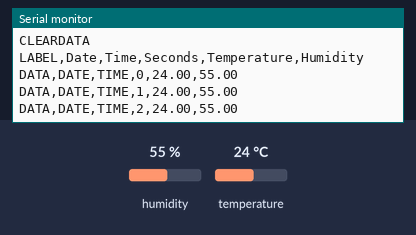
Simulated run of this sketch. Board: Arduino Uno, built with avr-gcc and run on an emulated ATmega328P. Shown: the last lines printed to the serial monitor. Wiring (inferred from the names in the program): HTU21/Si7021 sensor at I2C address 0x40. Inputs (shaded band) come from the test bench; at power-on: humidity 55 %, temperature 24 °C.

Above: at 1.4 s.
1.5 s: humidity set to 22 %
At 2.4 s:
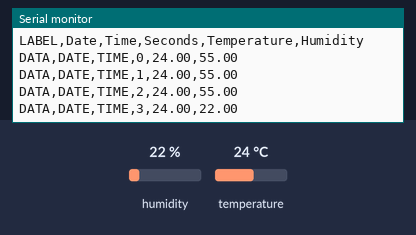
3.0 s: temperature set to 12 °C
At 3.7 s:
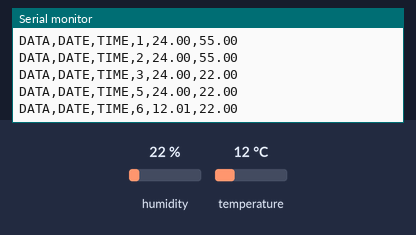
4.5 s: humidity set to 40 %
At 4.5 s:
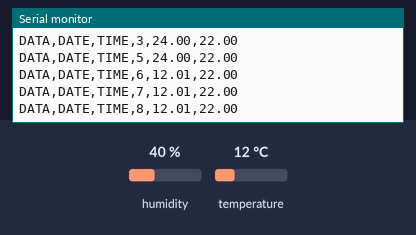
Timing chart, 0 to 7.5 s (numbered marks = the images above; inputs shaded):
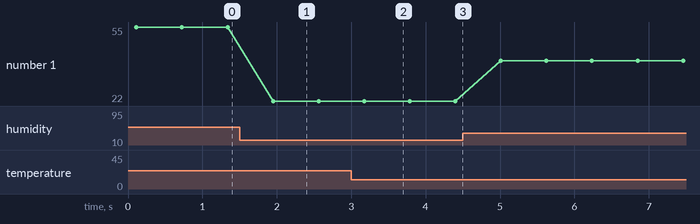

The sketch:

HTU21D_Humidity_Excel.ino
```cpp
// (licence header left out)
#include <Wire.h>
#include "HTU21D.h"

//Create an instance of the object
HTU21D myHumidity;

unsigned long time_seconds = 0;

void setup()
{
  Serial.begin(9600);
  //Serial.println("HTU21D Example!");
  myHumidity.begin();
  Serial.println("CLEARDATA");
  Serial.println("LABEL,Date,Time,Seconds,Temperature,Humidity");

  // Get true random value from Excel to feed into RandomNumberGenerator from Arduino (randomSeed())
   // Serial.println("GETRANDOM,0,32323");
   // int rndseed = Serial.readStringUntil(10).toInt();
  //  Serial.println( (String) "Got random value '" + rndseed + "' from Excel" );
  //  randomSeed(rndseed);
}

void loop()
{
  float humd = myHumidity.readHumidity();
  float temp = myHumidity.readTemperature();

  /*Serial.print("Time:");
  Serial.print(millis());
  Serial.print(" Temperature:");
  Serial.print(temp, 1);
  Serial.print("C");
  Serial.print(" Humidity:");
  Serial.print(humd, 1);
  Serial.print("%");

  Serial.println();*/
  time_seconds = millis()/500;
  Serial.println( (String) "DATA,DATE,TIME," + time_seconds + "," + temp + "," + humd);
  //Serial.print(temp, 1);
  //Serial.print(",");
  //Serial.println(humd, 1);
  delay(500);
}
```

HTU21D.cpp
```cpp
// (licence header left out)
#include <Wire.h>

#include "HTU21D.h"

HTU21D::HTU21D()
{
  //Set initial values for private vars
}

//Begin
/*******************************************************************************************/
//Start I2C communication
bool HTU21D::begin(void)
{
  Wire.begin();
}

//Read the humidity
/*******************************************************************************************/
//Calc humidity and return it to the user
//Returns 998 if I2C timed out
//Returns 999 if CRC is wrong
float HTU21D::readHumidity(void)
{
	//Request a humidity reading
	Wire.beginTransmission(HTDU21D_ADDRESS);
	Wire.write(TRIGGER_HUMD_MEASURE_NOHOLD); //Measure humidity with no bus holding
	Wire.endTransmission();

	//Hang out while measurement is taken. 50mS max, page 4 of datasheet.
	delay(55);

	//Comes back in three bytes, data(MSB) / data(LSB) / Checksum
	Wire.requestFrom(HTDU21D_ADDRESS, 3);

	//Wait for data to become available
	int counter = 0;
	while(Wire.available() < 3)
	{
		counter++;
		delay(1);
		if(counter > 100) return 998; //Error out
	}

	byte msb, lsb, checksum;
	msb = Wire.read();
	lsb = Wire.read();
	checksum = Wire.read();

	/* //Used for testing
	byte msb, lsb, checksum;
	msb = 0x4E;
	lsb = 0x85;
	checksum = 0x6B;*/

	unsigned int rawHumidity = ((unsigned int) msb << 8) | (unsigned int) lsb;

	if(check_crc(rawHumidity, checksum) != 0) return(999); //Error out

	//sensorStatus = rawHumidity & 0x0003; //Grab only the right two bits
	rawHumidity &= 0xFFFC; //Zero out the status bits but keep them in place

	//Given the raw humidity data, calculate the actual relative humidity
	float tempRH = rawHumidity / (float)65536; //2^16 = 65536
	float rh = -6 + (125 * tempRH); //From page 14

	return(rh);
}

//Read the temperature
/*******************************************************************************************/
//Calc temperature and return it to the user
//Returns 998 if I2C timed out
//Returns 999 if CRC is wrong
float HTU21D::readTemperature(void)
{
	//Request the temperature
	Wire.beginTransmission(HTDU21D_ADDRESS);
	Wire.write(TRIGGER_TEMP_MEASURE_NOHOLD);
	Wire.endTransmission();

	//Hang out while measurement is taken. 50mS max, page 4 of datasheet.
	delay(55);

	//Comes back in three bytes, data(MSB) / data(LSB) / Checksum
	Wire.requestFrom(HTDU21D_ADDRESS, 3);

	//Wait for data to become available
	int counter = 0;
	while(Wire.available() < 3)
	{
		counter++;
		delay(1);
		if(counter > 100) return 998; //Error out
	}

	unsigned char msb, lsb, checksum;
	msb = Wire.read();
	lsb = Wire.read();
	checksum = Wire.read();

	/* //Used for testing
	byte msb, lsb, checksum;
	msb = 0x68;
	lsb = 0x3A;
	checksum = 0x7C; */

	unsigned int rawTemperature = ((unsigned int) msb << 8) | (unsigned int) lsb;

	if(check_crc(rawTemperature, checksum) != 0) return(999); //Error out

	//sensorStatus = rawTemperature & 0x0003; //Grab only the right two bits
	rawTemperature &= 0xFFFC; //Zero out the status bits but keep them in place

	//Given the raw temperature data, calculate the actual temperature
	float tempTemperature = rawTemperature / (float)65536; //2^16 = 65536
	float realTemperature = -46.85 + (175.72 * tempTemperature); //From page 14

	return(realTemperature);
}

//Set sensor resolution
/*******************************************************************************************/
//Sets the sensor resolution to one of four levels
//Page 12:
// 0/0 = 12bit RH, 14bit Temp
// 0/1 = 8bit RH, 12bit Temp
// 1/0 = 10bit RH, 13bit Temp
// 1/1 = 11bit RH, 11bit Temp
//Power on default is 0/0

void HTU21D::setResolution(byte resolution)
{
  byte userRegister = read_user_register(); //Go get the current register state
  userRegister &= 0b01111110; //Turn off the resolution bits
  resolution &= 0b10000001; //Turn off all other bits but resolution bits
  userRegister |= resolution; //Mask in the requested resolution bits

  //Request a write to user register
  Wire.beginTransmission(HTDU21D_ADDRESS);
  Wire.write(WRITE_USER_REG); //Write to the user register
  Wire.write(userRegister); //Write the new resolution bits
  Wire.endTransmission();
}

//Read the user register
byte HTU21D::read_user_register(void)
{
  byte userRegister;

  //Request the user register
  Wire.beginTransmission(HTDU21D_ADDRESS);
  Wire.write(READ_USER_REG); //Read the user register
  Wire.endTransmission();

  //Read result
  Wire.requestFrom(HTDU21D_ADDRESS, 1);

  userRegister = Wire.read();

  return(userRegister);
}

//Give this function the 2 byte message (measurement) and the check_value byte from the HTU21D
//If it returns 0, then the transmission was good
//If it returns something other than 0, then the communication was corrupted
//From: http://www.nongnu.org/avr-libc/user-manual/group__util__crc.html
//POLYNOMIAL = 0x0131 = x^8 + x^5 + x^4 + 1 : http://en.wikipedia.org/wiki/Computation_of_cyclic_redundancy_checks
#define SHIFTED_DIVISOR 0x988000 //This is the 0x0131 polynomial shifted to farthest left of three bytes

byte HTU21D::check_crc(uint16_t message_from_sensor, uint8_t check_value_from_sensor)
{
  //Test cases from datasheet:
  //message = 0xDC, checkvalue is 0x79
  //message = 0x683A, checkvalue is 0x7C
  //message = 0x4E85, checkvalue is 0x6B

  uint32_t remainder = (uint32_t)message_from_sensor << 8; //Pad with 8 bits because we have to add in the check value
  remainder |= check_value_from_sensor; //Add on the check value

  uint32_t divsor = (uint32_t)SHIFTED_DIVISOR;

  for (int i = 0 ; i < 16 ; i++) //Operate on only 16 positions of max 24. The remaining 8 are our remainder and should be zero when we're done.
  {
    //Serial.print("remainder: ");
    //Serial.println(remainder, BIN);
    //Serial.print("divsor:    ");
    //Serial.println(divsor, BIN);
    //Serial.println();

    if( remainder & (uint32_t)1<<(23 - i) ) //Check if there is a one in the left position
      remainder ^= divsor;

    divsor >>= 1; //Rotate the divsor max 16 times so that we have 8 bits left of a remainder
  }

  return (byte)remainder;
}
```

HTU21D.h
```cpp
// (licence header left out)
#if defined(ARDUINO) && ARDUINO >= 100
 #include "Arduino.h"
#else
 #include "WProgram.h"
#endif

#include <Wire.h>

#define HTDU21D_ADDRESS 0x40  //Unshifted 7-bit I2C address for the sensor

#define TRIGGER_TEMP_MEASURE_HOLD  0xE3
#define TRIGGER_HUMD_MEASURE_HOLD  0xE5
#define TRIGGER_TEMP_MEASURE_NOHOLD  0xF3
#define TRIGGER_HUMD_MEASURE_NOHOLD  0xF5
#define WRITE_USER_REG  0xE6
#define READ_USER_REG  0xE7
#define SOFT_RESET  0xFE

class HTU21D {

public:
  HTU21D();

  //Public Functions
  bool begin();
  float readHumidity(void);
  float readTemperature(void);
  void setResolution(byte resBits);

  //Public Variables

private:
  //Private Functions

  byte read_user_register(void);
  byte check_crc(uint16_t message_from_sensor, uint8_t check_value_from_sensor);

  //Private Variables

};
```

Measured:
- after the input at 1.5 s, the serial monitor: prints a new line after 0.45 s (image 1)
- after the input at 3.0 s, the serial monitor: prints a new line after 0.17 s (image 2)
- plotted number 1: 55 → 22 after the input at 1.5 s, 22 → 40.01 after the input at 4.5 s
